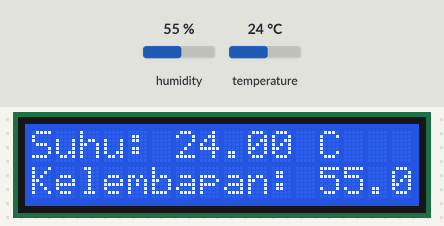
Simulated run of this sketch. Board: Arduino Uno, built with avr-gcc and run on an emulated ATmega328P. On the bench: 16×2 character LCD. The inputs (shaded band) are chosen by the test bench; at power-on: humidity 55 %, temperature 24 °C.

Above: at 3.2 s.
3.3 s: humidity set to 22 %
At 5.2 s:
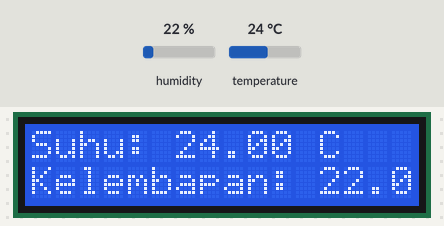
6.1 s: temperature set to 12 °C
At 7.1 s:
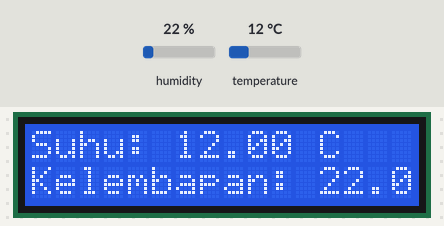
8.9 s: humidity set to 40 %
At 11.8 s:
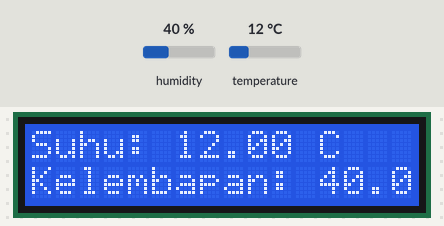
12.1 s: temperature set to 19 °C
At 13.8 s:
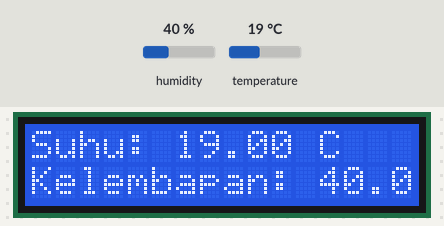
Timing chart, 0 to 15.3 s (numbered marks = the images above; inputs shaded):
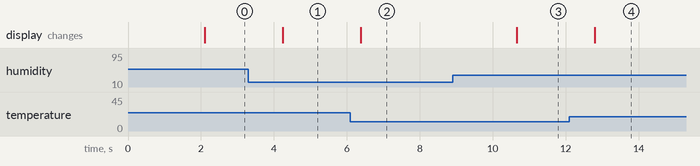

The sketch:

pembaca-suhu-dengan-lcd.ino
```cpp
#include <DHT.h>
#include <LiquidCrystal_I2C.h>
int lcdCol = 16;
int lcdRow = 2;

DHT dht(23, DHT22);
LiquidCrystal_I2C lcd(0x27, lcdCol, lcdRow);

void setup() {
  dht.begin();
  lcd.init();
  lcd.backlight();
  delay(2000);
}

void loop() {
  float temp =dht.readTemperature();
  float humidity = dht.readHumidity();
  lcd.setCursor(0, 0);
  lcd.print("Suhu: ");
  lcd.print(temp);
  lcd.print(" C ");
  lcd.setCursor(0, 1);
  lcd.print("Kelembapan: ");
  lcd.print(humidity);
  lcd.print(" % ");
  delay(500);
}
```

Measured:
- after the input at 3.3 s, the display: changes after 0.94 s (image 1)
- after the input at 6.1 s, the display: changes after 0.28 s (image 2)
- after the input at 8.9 s, the display: changes after 1.8 s (image 3)
- after the input at 12.1 s, the display: changes after 0.70 s (image 4)
